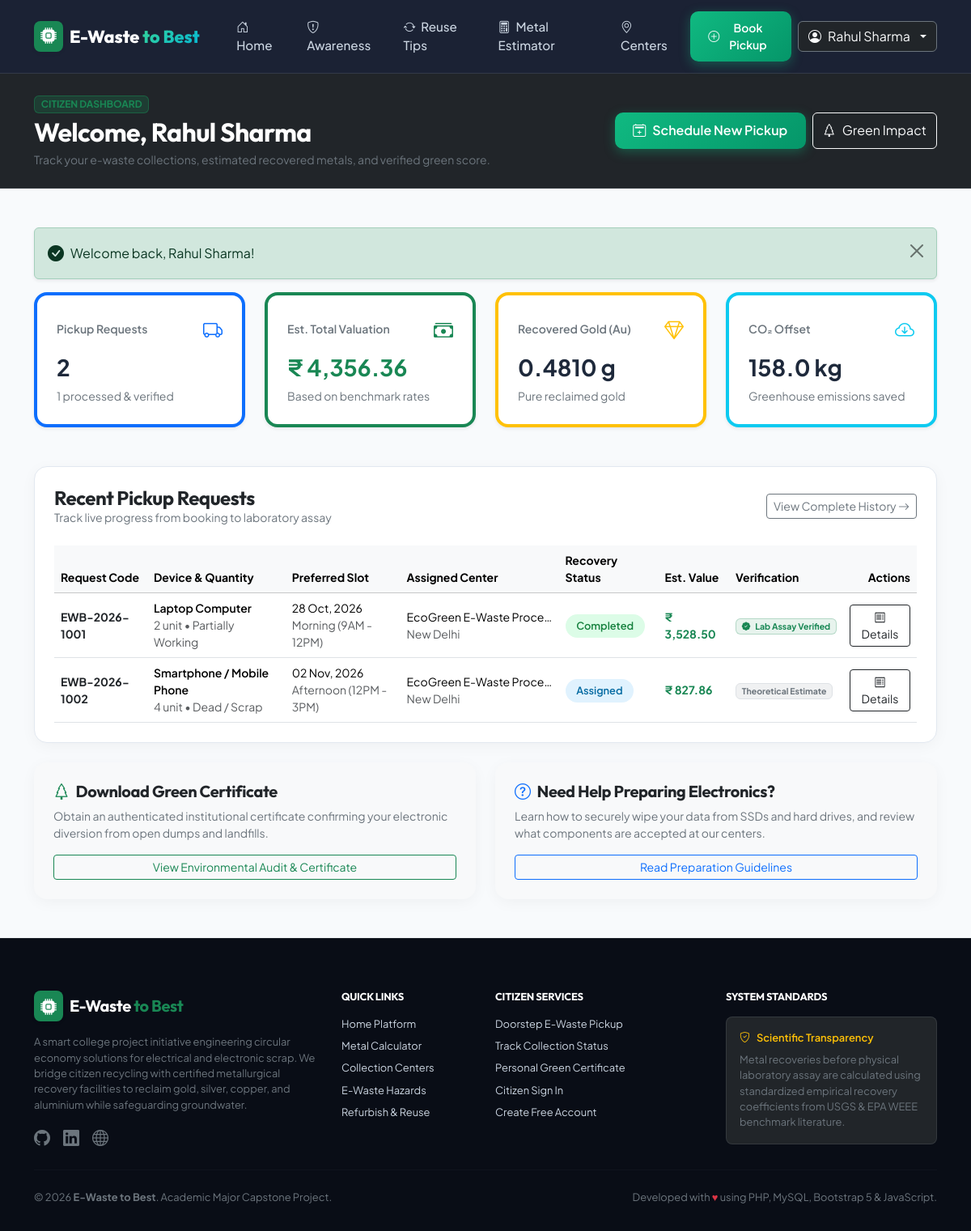
The page /user/dashboard.php (signed in) on the database its author committed.
### tables this page shows
CREATE TABLE `pickup_requests` (
  `id` INT AUTO_INCREMENT PRIMARY KEY,
  `request_code` VARCHAR(25) NOT NULL UNIQUE,
  `user_id` INT NOT NULL,
  `center_id` INT NULL,
  `device_category_id` INT NOT NULL,
  `quantity` DECIMAL(10, 2) NOT NULL COMMENT 'Number of units or kg',
  `pickup_address` TEXT NOT NULL,
  `pickup_city` VARCHAR(60) NOT NULL,
  `pickup_pincode` VARCHAR(10) NOT NULL,
  `preferred_date` DATE NOT NULL,
  `preferred_slot` ENUM('Morning (9AM - 12PM)', 'Afternoon (12PM - 3PM)', 'Evening (3PM - 6PM)') NOT NULL,
  `item_condition` ENUM('Working', 'Partially Working', 'Dead / Scrap') DEFAULT 'Dead / Scrap',
  `special_notes` TEXT NULL,
  
   
  `est_copper_g` DECIMAL(10, 3) DEFAULT 0.000,
  `est_aluminium_g` DECIMAL(10, 3) DEFAULT 0.000,
  `est_silver_g` DECIMAL(10, 4) DEFAULT 0.0000,
  `est_gold_g` DECIMAL(10, 4) DEFAULT 0.0000,
  `est_total_value` DECIMAL(10, 2) DEFAULT 0.00,
  `est_co2_saved_kg` DECIMAL(10, 2) DEFAULT 0.00,

   
  `is_verified` TINYINT(1) DEFAULT 0,
  `actual_weight_kg` DECIMAL(10, 2) NULL,
  `actual_copper_g` DECIMAL(10, 3) NULL,
  `actual_aluminium_g` DECIMAL(10, 3) NULL,
  `actual_silver_g` DECIMAL(10, 4) NULL,
  `actual_gold_g` DECIMAL(10, 4) NULL,
  `actual_payout_value` DECIMAL(10, 2) NULL,
  `verification_notes` TEXT NULL,

   
  `status` ENUM('Pending', 'Assigned', 'Out for Pickup', 'Collected', 'Completed', 'Cancelled') DEFAULT 'Pending',
  `admin_remarks` TEXT NULL,
  `created_at` TIMESTAMP DEFAULT CURRENT_TIMESTAMP,
  `updated_at` TIMESTAMP DEFAULT CURRENT_TIMESTAMP ON UPDATE CURRENT_TIMESTAMP,

  FOREIGN KEY (`user_id`) REFERENCES `users`(`id`) ON DELETE CASCADE,
  FOREIGN KEY (`center_id`) REFERENCES `collection_centers`(`id`) ON DELETE SET NULL,
  FOREIGN KEY (`device_category_id`) REFERENCES `device_categories`(`id`) ON DELETE RESTRICT
);

CREATE TABLE `device_categories` (
  `id` INT AUTO_INCREMENT PRIMARY KEY,
  `category_name` VARCHAR(100) NOT NULL,
  `unit_type` ENUM('unit', 'kg') DEFAULT 'unit',
  `description` VARCHAR(255),
  `copper_yield_g` DECIMAL(10, 4) DEFAULT 0.0000 COMMENT 'Grams of Copper per unit or kg',
  `aluminium_yield_g` DECIMAL(10, 4) DEFAULT 0.0000 COMMENT 'Grams of Aluminium per unit or kg',
  `silver_yield_g` DECIMAL(10, 4) DEFAULT 0.0000 COMMENT 'Grams of Silver per unit or kg',
  `gold_yield_g` DECIMAL(10, 4) DEFAULT 0.0000 COMMENT 'Grams of Gold per unit or kg',
  `co2_saving_kg` DECIMAL(10, 2) DEFAULT 0.00 COMMENT 'Estimated CO2 avoided per unit or kg',
  `toxic_diverted_kg` DECIMAL(10, 2) DEFAULT 0.00 COMMENT 'Toxic material diverted from landfill',
  `is_active` TINYINT(1) DEFAULT 1
);

CREATE TABLE `collection_centers` (
  `id` INT AUTO_INCREMENT PRIMARY KEY,
  `center_name` VARCHAR(150) NOT NULL,
  `contact_person` VARCHAR(100) NOT NULL,
  `phone` VARCHAR(25) NOT NULL,
  `email` VARCHAR(100) NOT NULL,
  `address` TEXT NOT NULL,
  `city` VARCHAR(60) NOT NULL,
  `state` VARCHAR(60) NOT NULL,
  `pincode` VARCHAR(10) NOT NULL,
  `operating_hours` VARCHAR(100) DEFAULT '9:00 AM - 6:00 PM (Mon-Sat)',
  `accepted_items` TEXT COMMENT 'Comma separated device categories',
  `latitude` DECIMAL(10, 7) NULL,
  `longitude` DECIMAL(10, 7) NULL,
  `is_active` TINYINT(1) DEFAULT 1,
  `created_at` TIMESTAMP DEFAULT CURRENT_TIMESTAMP
);

### user/dashboard.php (the view, shortened to what this page needs)
<?php
require_once __DIR__ . '/../includes/functions.php';
require_once __DIR__ . '/../includes/auth_check.php';
$userId = (int)$_SESSION['user_id'];
$totalRequests = 0;
$totalCo2Saved = 0;
$totalEstGold = 0;
$totalEstValue = 0;
$verifiedCompletedCount = 0;
if ($pdo) {
    try {
        $statsStmt = $pdo->prepare("
            SELECT
                COUNT(*) as total_requests,
                COALESCE(SUM(est_co2_saved_kg), 0) as total_co2,
                COALESCE(SUM(CASE WHEN is_verified = 1 THEN actual_gold_g ELSE est_gold_g END), 0) as total_gold,
                COALESCE(SUM(CASE WHEN is_verified = 1 THEN actual_copper_g ELSE est_copper_g END), 0) as total_copper,
                COALESCE(SUM(CASE WHEN is_verified = 1 THEN actual_payout_value ELSE est_total_value END), 0) as total_value,
                COALESCE(SUM(CASE WHEN status = 'Completed' THEN 1 ELSE 0 END), 0) as completed_count
            FROM pickup_requests
            WHERE user_id = ? AND status != 'Cancelled'
        ");
        $statsStmt->execute([$userId]);
        $userStats = $statsStmt->fetch();
        $totalRequests = (int)($userStats['total_requests'] ?? 0);
        $totalCo2Saved = (float)($userStats['total_co2'] ?? 0);
        $totalEstGold = (float)($userStats['total_gold'] ?? 0);
        $totalEstValue = (float)($userStats['total_value'] ?? 0);
        $verifiedCompletedCount = (int)($userStats['completed_count'] ?? 0);
        $recentStmt = $pdo->prepare("
            SELECT r.*, c.category_name, c.unit_type, cc.center_name, cc.city as center_city
            FROM pickup_requests r
            JOIN device_categories c ON r.device_category_id = c.id
            LEFT JOIN collection_centers cc ON r.center_id = cc.id
            WHERE r.user_id = ?
            ORDER BY r.created_at DESC
            LIMIT 5
        ");
        $recentStmt->execute([$userId]);
        $recentRequests = $recentStmt->fetchAll();
    } catch (PDOException $e) {
        $recentRequests = [];
    }
}
require_once __DIR__ . '/../includes/header.php';
?>
<div class="bg-dark text-white py-4 border-bottom border-secondary border-opacity-25">
    <div class="container">
        <div class="d-flex flex-column flex-md-row justify-content-between align-items-md-center gap-3">
            <div>
                <span class="badge bg-success bg-opacity-25 text-success border border-success border-opacity-50 small mb-1">
                    CITIZEN DASHBOARD
                </span>
                <h2 class="fw-bold mb-1">Welcome, <?= sanitize($_SESSION['user_name'] ?? 'Citizen') ?></h2>
                <p class="text-secondary small mb-0">Track your e-waste collections, estimated recovered metals, and verified green score.</p>
            </div>
            <div class="d-flex gap-2">
                <a href="<?= BASE_URL ?>/user/pickup-request.php" class="btn btn-emerald d-inline-flex align-items-center">
                    <i class="bi bi-calendar2-plus me-2"></i> Schedule New Pickup
                </a>
                <a href="<?= BASE_URL ?>/user/impact.php" class="btn btn-outline-light d-inline-flex align-items-center">
                    <i class="bi bi-tree me-2"></i> Green Impact
                </a>
            </div>
        </div>
    </div>
</div>
<div class="container py-5">
    <div class="row g-4 mb-5">
        <div class="col-lg-3 col-sm-6">
            <div class="stat-card shadow-sm h-100 border-start border-4 border-primary">
                <div class="d-flex justify-content-between align-items-center mb-2">
                    <span class="text-secondary small fw-semibold">Pickup Requests</span>
                    <i class="bi bi-truck fs-4 text-primary"></i>
                </div>
                <div class="fs-3 fw-bold mb-1"><?= $totalRequests ?></div>
                <div class="small text-secondary"><?= $verifiedCompletedCount ?> processed & verified</div>
            </div>
        </div>
        <div class="col-lg-3 col-sm-6">
            <div class="stat-card shadow-sm h-100 border-start border-4 border-success">
                <div class="d-flex justify-content-between align-items-center mb-2">
                    <span class="text-secondary small fw-semibold">Est. Total Valuation</span>
                    <i class="bi bi-cash-stack fs-4 text-success"></i>
                </div>
                <div class="fs-3 fw-bold mb-1 text-success">₹ <?= number_format($totalEstValue, 2) ?></div>
                <div class="small text-secondary">Based on benchmark rates</div>
            </div>
        </div>
        <div class="col-lg-3 col-sm-6">
            <div class="stat-card shadow-sm h-100 border-start border-4 border-warning">
                <div class="d-flex justify-content-between align-items-center mb-2">
                    <span class="text-secondary small fw-semibold">Recovered Gold (Au)</span>
                    <i class="bi bi-gem fs-4 text-warning"></i>
                </div>
                <div class="fs-3 fw-bold mb-1"><?= number_format($totalEstGold, 4) ?> g</div>
                <div class="small text-secondary">Pure reclaimed gold</div>
            </div>
        </div>
        <div class="col-lg-3 col-sm-6">
            <div class="stat-card shadow-sm h-100 border-start border-4 border-info">
                <div class="d-flex justify-content-between align-items-center mb-2">
                    <span class="text-secondary small fw-semibold">CO₂ Offset</span>
                    <i class="bi bi-cloud-arrow-down fs-4 text-info"></i>
                </div>
                <div class="fs-3 fw-bold mb-1"><?= number_format($totalCo2Saved, 1) ?> kg</div>
                <div class="small text-secondary">Greenhouse emissions saved</div>
            </div>
        </div>
    </div>
    <div class="card card-modern p-4 mb-4">
        <div class="d-flex flex-column flex-sm-row justify-content-between align-items-sm-center gap-2 mb-4">
            <div>
                <h4 class="fw-bold mb-0">Recent Pickup Requests</h4>
                <p class="text-secondary small mb-0">Track live progress from booking to laboratory assay</p>
            </div>
            <a href="<?= BASE_URL ?>/user/history.php" class="btn btn-outline-secondary btn-sm">
                View Complete History <i class="bi bi-arrow-right"></i>
            </a>
        </div>
        <?php if (!empty($recentRequests)): ?>
            <div class="table-responsive">
                <table class="table table-hover align-middle mb-0">
                    <thead class="table-light small">
                        <tr>
                            <th>Request Code</th>
                            <th>Device & Quantity</th>
                            <th>Preferred Slot</th>
                            <th>Assigned Center</th>
                            <th>Recovery Status</th>
                            <th>Est. Value</th>
                            <th>Verification</th>
                            <th class="text-end">Actions</th>
                        </tr>
                    </thead>
                    <tbody class="small">
                        <?php foreach ($recentRequests as $req): ?>
                            <?php
                                $statusSlug = strtolower(str_replace(' ', '-', $req['status']));
                            ?>
                            <tr>
                                <td class="fw-bold text-dark">
                                    <a href="<?= BASE_URL ?>/user/view-request.php?code=<?= urlencode($req['request_code']) ?>" class="text-decoration-none text-dark fw-bold">
                                        <?= sanitize($req['request_code']) ?>
                                    </a>
                                </td>
                                <td>
                                    <div class="fw-semibold"><?= sanitize($req['category_name']) ?></div>
                                    <div class="text-muted text-xs"><?= (float)$req['quantity'] ?> <?= sanitize($req['unit_type']) ?> &bull; <?= sanitize($req['item_condition']) ?></div>
                                </td>
                                <td>
                                    <div><?= date('d M, Y', strtotime($req['preferred_date'])) ?></div>
                                    <div class="text-muted text-xs"><?= sanitize($req['preferred_slot']) ?></div>
                                </td>
                                <td>
                                    <?php if ($req['center_name']): ?>
                                        <div class="text-truncate" style="max-width: 180px;" title="<?= sanitize($req['center_name']) ?>">
                                            <?= sanitize($req['center_name']) ?>
                                        </div>
                                        <div class="text-muted text-xs"><?= sanitize($req['center_city']) ?></div>
                                    <?php else: ?>
                                        <span class="text-muted">Auto Assigning...</span>
                                    <?php endif; ?>
                                </td>
                                <td>
                                    <span class="badge-status badge-status-<?= $statusSlug ?>">
                                        <?= sanitize($req['status']) ?>
                                    </span>
                                </td>
                                <td class="fw-bold text-success">
                                    ₹ <?= number_format($req['is_verified'] ? $req['actual_payout_value'] : $req['est_total_value'], 2) ?>
                                </td>
                                <td>
                                    <?php if ($req['is_verified']): ?>
                                        <span class="badge bg-success bg-opacity-10 text-success border border-success border-opacity-25">
                                            <i class="bi bi-patch-check-fill me-1"></i> Lab Assay Verified
                                        </span>
                                    <?php else: ?>
                                        <span class="badge bg-secondary bg-opacity-10 text-secondary border">
                                            Theoretical Estimate
                                        </span>
                                    <?php endif; ?>
                                </td>
                                <td class="text-end">
                                    <a href="<?= BASE_URL ?>/user/view-request.php?code=<?= urlencode($req['request_code']) ?>" class="btn btn-outline-dark btn-sm">
                                        <i class="bi bi-receipt"></i> Details
                                    </a>
                                </td>
                            </tr>
                        <?php endforeach; ?>
                    </tbody>
                </table>
            </div>
        <?php endif; ?>
    </div>
    <div class="row g-4">
        <div class="col-md-6">
            <div class="card card-modern p-4 h-100 bg-light border-0">
                <h5 class="fw-bold mb-2"><i class="bi bi-tree text-success me-2"></i>Download Green Certificate</h5>
                <p class="text-secondary small mb-3">
                    Obtain an authenticated institutional certificate confirming your electronic diversion from open dumps and landfills.
                </p>
                <a href="<?= BASE_URL ?>/user/impact.php" class="btn btn-outline-success btn-sm w-fit mt-auto">
                    View Environmental Audit & Certificate
                </a>
            </div>
        </div>
        <div class="col-md-6">
            <div class="card card-modern p-4 h-100 bg-light border-0">
                <h5 class="fw-bold mb-2"><i class="bi bi-question-circle text-primary me-2"></i>Need Help Preparing Electronics?</h5>
                <p class="text-secondary small mb-3">
                    Learn how to securely wipe your data from SSDs and hard drives, and review what components are accepted at our centers.
                </p>
                <a href="<?= BASE_URL ?>/awareness.php" class="btn btn-outline-primary btn-sm w-fit mt-auto">
                    Read Preparation Guidelines
                </a>
            </div>
        </div>
    </div>
</div>
<?php require_once __DIR__ . '/../includes/footer.php'; ?>

### rows shown on the page
pickup_requests: request_code "EWB-2026-1001", device_category.category_name "Laptop Computer", quantity "2", device_category.unit_type "unit", item_condition "Partially Working", preferred_date "28 Oct, 2026", preferred_slot "Morning (9AM - 12PM)", center.center_name "EcoGreen E-Waste Proce…", center.city "New Delhi", status "Completed", is_verified+actual_payout_value "3,528.50", shows "Lab Assay Verified"
pickup_requests: request_code "EWB-2026-1002", device_category.category_name "Smartphone / Mobile Phone", quantity "4", device_category.unit_type "unit", item_condition "Dead / Scrap", preferred_date "02 Nov, 2026", preferred_slot "Afternoon (12PM - 3PM)", center.center_name "EcoGreen E-Waste Proce…", center.city "New Delhi", status "Assigned", est_total_value "827.86", is_verified "Theoretical Estimate"

### other values the page prints
$userName "Rahul Sharma"
$_SESSION['user_name'] "Rahul Sharma"
$flash['message'] "Welcome back, Rahul Sharma!"
$totalRequests "2"
$verifiedCompletedCount "1"
$totalEstValue "4,356.36"
$totalEstGold "0.4810"
$totalCo2Saved "158.0"
APP_NAME "E-Waste to Best"
